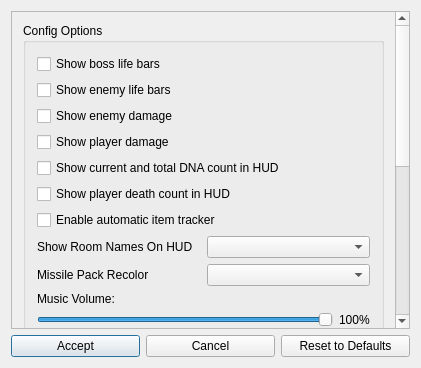
<?xml version="1.0" encoding="UTF-8"?>
<ui version="4.0">
 <class>DreadCosmeticPatchesDialog</class>
 <widget class="QDialog" name="DreadCosmeticPatchesDialog">
  <property name="geometry">
   <rect>
    <x>0</x>
    <y>0</y>
    <width>421</width>
    <height>368</height>
   </rect>
  </property>
  <property name="windowTitle">
   <string>Metroid Dread - Cosmetic Options</string>
  </property>
  <layout class="QGridLayout" name="gridLayout">
   <item row="1" column="0" colspan="3">
    <widget class="QScrollArea" name="scrollArea">
     <property name="widgetResizable">
      <bool>true</bool>
     </property>
     <widget class="QWidget" name="scroll_area_contents">
      <property name="geometry">
       <rect>
        <x>0</x>
        <y>0</y>
        <width>390</width>
        <height>716</height>
       </rect>
      </property>
      <layout class="QVBoxLayout" name="verticalLayout">
       <item>
        <spacer name="verticalSpacer">
         <property name="orientation">
          <enum>Qt::Orientation::Vertical</enum>
         </property>
         <property name="sizeHint" stdset="0">
          <size>
           <width>20</width>
           <height>40</height>
          </size>
         </property>
        </spacer>
       </item>
       <item>
        <widget class="QGroupBox" name="game_changes_box">
         <property name="title">
          <string>Config Options</string>
         </property>
         <layout class="QVBoxLayout" name="game_changes_layout">
          <item>
           <widget class="QCheckBox" name="show_boss_life">
            <property name="text">
             <string>Show boss life bars</string>
            </property>
           </widget>
          </item>
          <item>
           <widget class="QCheckBox" name="show_enemy_life">
            <property name="text">
             <string>Show enemy life bars</string>
            </property>
           </widget>
          </item>
          <item>
           <widget class="QCheckBox" name="show_enemy_damage">
            <property name="text">
             <string>Show enemy damage</string>
            </property>
           </widget>
          </item>
          <item>
           <widget class="QCheckBox" name="show_player_damage">
            <property name="text">
             <string>Show player damage</string>
            </property>
           </widget>
          </item>
          <item>
           <widget class="QCheckBox" name="show_dna_in_hud">
            <property name="text">
             <string>Show current and total DNA count in HUD</string>
            </property>
           </widget>
          </item>
          <item>
           <widget class="QCheckBox" name="show_death_counter">
            <property name="text">
             <string>Show player death count in HUD</string>
            </property>
           </widget>
          </item>
          <item>
           <widget class="QCheckBox" name="enable_auto_tracker">
            <property name="text">
             <string>Enable automatic item tracker</string>
            </property>
           </widget>
          </item>
          <item>
           <layout class="QHBoxLayout" name="show_room_names">
            <item>
             <widget class="QLabel" name="room_names_label">
              <property name="sizePolicy">
               <sizepolicy hsizetype="Preferred" vsizetype="Preferred">
                <horstretch>0</horstretch>
                <verstretch>0</verstretch>
               </sizepolicy>
              </property>
              <property name="text">
               <string>Show Room Names On HUD</string>
              </property>
             </widget>
            </item>
            <item>
             <widget class="QComboBox" name="room_names_dropdown">
              <property name="editable">
               <bool>false</bool>
              </property>
              <property name="currentText">
               <string/>
              </property>
              <property name="placeholderText">
               <string/>
              </property>
             </widget>
            </item>
           </layout>
          </item>
          <item>
           <layout class="QHBoxLayout" name="missile_cosmetic" stretch="0,0">
            <item>
             <widget class="QLabel" name="missile_cosmetic_label">
              <property name="text">
               <string>Missile Pack Recolor</string>
              </property>
             </widget>
            </item>
            <item>
             <widget class="QComboBox" name="missile_cosmetic_dropdown"/>
            </item>
           </layout>
          </item>
          <item>
           <widget class="QLabel" name="music_title_label">
            <property name="text">
             <string>Music Volume:</string>
            </property>
           </widget>
          </item>
          <item>
           <layout class="QHBoxLayout" name="music_group">
            <item>
             <widget class="ScrollProtectedSlider" name="music_slider">
              <property name="maximum">
               <number>100</number>
              </property>
              <property name="sliderPosition">
               <number>100</number>
              </property>
              <property name="orientation">
               <enum>Qt::Orientation::Horizontal</enum>
              </property>
             </widget>
            </item>
            <item>
             <widget class="QLabel" name="music_label">
              <property name="text">
               <string>100%</string>
              </property>
             </widget>
            </item>
           </layout>
          </item>
          <item>
           <widget class="QLabel" name="sfx_title_label">
            <property name="text">
             <string>SFX Volume:</string>
            </property>
           </widget>
          </item>
          <item>
           <layout class="QHBoxLayout" name="sfx_group">
            <item>
             <widget class="ScrollProtectedSlider" name="sfx_slider">
              <property name="maximum">
               <number>100</number>
              </property>
              <property name="sliderPosition">
               <number>100</number>
              </property>
              <property name="orientation">
               <enum>Qt::Orientation::Horizontal</enum>
              </property>
             </widget>
            </item>
            <item>
             <widget class="QLabel" name="sfx_label">
              <property name="text">
               <string>100%</string>
              </property>
             </widget>
            </item>
           </layout>
          </item>
          <item>
           <widget class="QLabel" name="ambience_title_label">
            <property name="text">
             <string>Background Ambience Volume:</string>
            </property>
           </widget>
          </item>
          <item>
           <layout class="QHBoxLayout" name="ambience_group">
            <item>
             <widget class="ScrollProtectedSlider" name="ambience_slider">
              <property name="maximum">
               <number>100</number>
              </property>
              <property name="sliderPosition">
               <number>100</number>
              </property>
              <property name="orientation">
               <enum>Qt::Orientation::Horizontal</enum>
              </property>
             </widget>
            </item>
            <item>
             <widget class="QLabel" name="ambience_label">
              <property name="text">
               <string>100%</string>
              </property>
             </widget>
            </item>
           </layout>
          </item>
         </layout>
        </widget>
       </item>
       <item>
        <widget class="QGroupBox" name="accessibility_options_box">
         <property name="title">
          <string>Accessibility Options</string>
         </property>
         <layout class="QVBoxLayout" name="game_changes_layout_3">
          <item>
           <widget class="QCheckBox" name="alt_ice_missile">
            <property name="text">
             <string>Alternate Ice Missile shield texture</string>
            </property>
           </widget>
          </item>
          <item>
           <widget class="QCheckBox" name="alt_storm_missile">
            <property name="text">
             <string>Alternate Storm Missile shield texture</string>
            </property>
           </widget>
          </item>
          <item>
           <widget class="QCheckBox" name="alt_diffusion_beam">
            <property name="text">
             <string>Alternate Diffusion Beam shield texture</string>
            </property>
           </widget>
          </item>
          <item>
           <widget class="QCheckBox" name="alt_bomb">
            <property name="text">
             <string>Alternate Bomb shield texture</string>
            </property>
           </widget>
          </item>
          <item>
           <widget class="QCheckBox" name="alt_cross_bomb">
            <property name="text">
             <string>Alternate Cross Bomb shield texture</string>
            </property>
           </widget>
          </item>
          <item>
           <widget class="QCheckBox" name="alt_power_bomb">
            <property name="text">
             <string>Alternate Power Bomb shield texture</string>
            </property>
           </widget>
          </item>
          <item>
           <widget class="QCheckBox" name="alt_closed">
            <property name="text">
             <string>Alternate &quot;Access Permanently Closed&quot; shield texture</string>
            </property>
           </widget>
          </item>
         </layout>
        </widget>
       </item>
      </layout>
     </widget>
    </widget>
   </item>
   <item row="2" column="2">
    <widget class="QPushButton" name="reset_button">
     <property name="text">
      <string>Reset to Defaults</string>
     </property>
    </widget>
   </item>
   <item row="2" column="0">
    <widget class="QPushButton" name="accept_button">
     <property name="text">
      <string>Accept</string>
     </property>
     <property name="default">
      <bool>true</bool>
     </property>
    </widget>
   </item>
   <item row="2" column="1">
    <widget class="QPushButton" name="cancel_button">
     <property name="text">
      <string>Cancel</string>
     </property>
    </widget>
   </item>
  </layout>
 </widget>
 <layoutdefault spacing="6" margin="11"/>
 <customwidgets>
  <customwidget>
   <class>ScrollProtectedSlider</class>
   <extends>QSlider</extends>
   <header>randovania/gui/widgets/scroll_protected.h</header>
  </customwidget>
 </customwidgets>
 <resources/>
 <connections/>
</ui>
